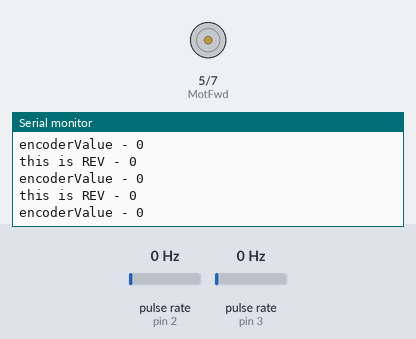
Simulated run of this sketch. Board: Arduino Uno, built with avr-gcc and run on an emulated ATmega328P. On the bench: motor-driver pin pairs drawn as motors (green arrow = first pin HIGH = forward, orange = second pin HIGH = backward, longer = more drive, scaled by the enable pin), the last lines printed to the serial monitor. Wiring (inferred from the names in the program): 2 × pulse sensor: data pin 2 / data pin 3. The inputs (shaded band) are chosen by the test bench; at power-on: pulse rate (sensors on pin 3, pin 2) 0 Hz.

Above: at 1.2 s.
1.3 s: pulse rate (sensor on pin 3) set to 4 Hz
At 2.0 s:
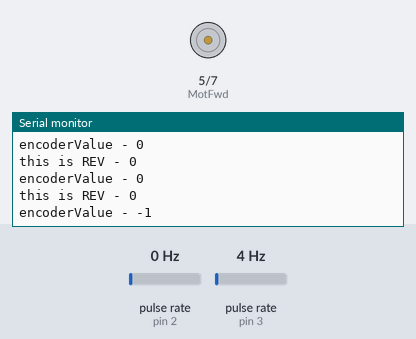
4.3 s: pulse rate (sensor on pin 2) set to 100 Hz
At 4.8 s:
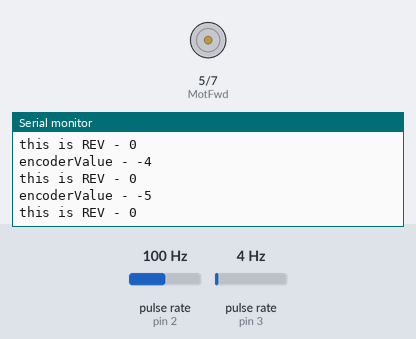
Timing chart, 0 to 7.3 s (numbered marks = the images above; inputs shaded):
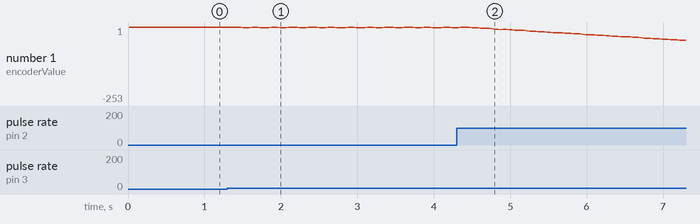

Measured:
- after the input at 1.3 s, the serial monitor: prints a new line after 0.21 s (image 1)
- after the input at 4.3 s, the serial monitor: prints a new line after 0.09 s (image 2)
- plotted number 1: 0 → -1 after the input at 1.3 s, -1 → -253 after the input at 4.3 s

The sketch:

motor_encoder_pid.ino
```cpp
#include <PID_v1.h>
#define MotEnable 6 //Motor Enamble pin Runs on PWM signal
#define MotFwd  5  // Motor Forward pin
#define MotRev  7 // Motor Reverse pin
String readString; //This while store the user input data
int User_Input = 0; // This while convert input string into integer
int encoderPin1 = 2; //Encoder Output 'A' must connected with intreput pin of arduino.
int encoderPin2 = 3; //Encoder Otput 'B' must connected with intreput pin of arduino.
volatile int lastEncoded = 0; // Here updated value of encoder store.
volatile long encoderValue = 0; // Raw encoder value
int PPR = 1600;  // Encoder Pulse per revolution.
int angle = 360; // Maximum degree of motion.
int REV = 0;          // Set point REQUIRED ENCODER VALUE
int lastMSB = 0;
int lastLSB = 0;
double kp = 5 , ki =  1, kd = 0.01;             // modify for optimal performance
double input = 0, output = 0, setpoint = 0;
PID myPID(&input, &output, &setpoint, kp, ki, kd, DIRECT);

void setup() {
  pinMode(MotEnable, OUTPUT);
  pinMode(MotFwd, OUTPUT);
  pinMode(MotRev, OUTPUT);
  Serial.begin(9600); //initialize serial comunication

  pinMode(encoderPin1, INPUT_PULLUP);
  pinMode(encoderPin2, INPUT_PULLUP);

  digitalWrite(encoderPin1, HIGH); //turn pullup resistor on
  digitalWrite(encoderPin2, HIGH); //turn pullup resistor on

  //call updateEncoder() when any high/low changed seen
  //on interrupt 0 (pin 2), or interrupt 1 (pin 3)
  attachInterrupt(0, updateEncoder, CHANGE);
  attachInterrupt(1, updateEncoder, CHANGE);


  TCCR1B = TCCR1B & 0b11111000 | 1;  // set 31KHz PWM to prevent motor noise
  myPID.SetMode(AUTOMATIC);   //set PID in Auto mode
  myPID.SetSampleTime(1);  // refresh rate of PID controller
  myPID.SetOutputLimits(-125, 125); // this is the MAX PWM value to move motor, here change in value reflect change in speed of motor.
}

void loop() {
  while (Serial.available()) { //Check if the serial data is available.
    delay(3);                  // a small delay
    char c = Serial.read();  // storing input data
    readString += c;         // accumulate each of the characters in readString
  }

  if (readString.length() >0) { //Verify that the variable contains information

   Serial.println(readString.toInt());  //printing the input data in integer form
   User_Input = readString.toInt();   // here input data is store in integer form
}
REV = map (User_Input, 0, 360, 0, 1600); // mapping degree into pulse
Serial.print("this is REV - ");
Serial.println(REV);               // printing REV value

setpoint = REV;                    //PID while work to achive this value consider as SET value
  input = encoderValue ;           // data from encoder consider as a Process value
 Serial.print("encoderValue - ");
 Serial.println(encoderValue);
  myPID.Compute();                 // calculate new output
  pwmOut(output);

  // Check if the difference between setpoint and encoder value is within a certain threshold
  if (abs(setpoint - encoderValue) < 10) { // Adjust the threshold value as needed
    finish(); // Stop the motor
  }
}

void pwmOut(int out) {
  int slowedPWM = map(abs(out), 0, 10, 0, 5);
  if (out > 0) {                         // if REV > encoderValue motor move in forward direction.
    analogWrite(MotEnable, out);         // Enabling motor enable pin to reach the desire angle
    reverse();                           // calling motor to move forward
  }
  else if (out < 0) {
    analogWrite(MotEnable, abs(out));          // if REV < encoderValue motor move in forward direction.
    forward();                            // calling motor to move reverse
    // Serial.println("test 2");
  }else{
    finish();
  }
 readString=""; // Cleaning User input, ready for new Input
}
void updateEncoder(){
  int MSB = digitalRead(encoderPin1); //MSB = most significant bit
  int LSB = digitalRead(encoderPin2); //LSB = least significant bit

  int encoded = (MSB << 1) |LSB; //converting the 2 pin value to single number
  int sum  = (lastEncoded << 2) | encoded; //adding it to the previous encoded value

  if(sum == 0b1101 || sum == 0b0100 || sum == 0b0010 || sum == 0b1011) encoderValue ++;
  if(sum == 0b1110 || sum == 0b0111 || sum == 0b0001 || sum == 0b1000) encoderValue --;

  lastEncoded = encoded; //store this value for next time

}

void forward () {
  analogWrite(MotFwd, 25);
 analogWrite(MotRev, 0);

}

void reverse () {
  analogWrite(MotFwd, 0);
 analogWrite(MotRev, 25);

}
void finish () {
  analogWrite(MotFwd, 0);
 analogWrite(MotRev, 0);

}
```
